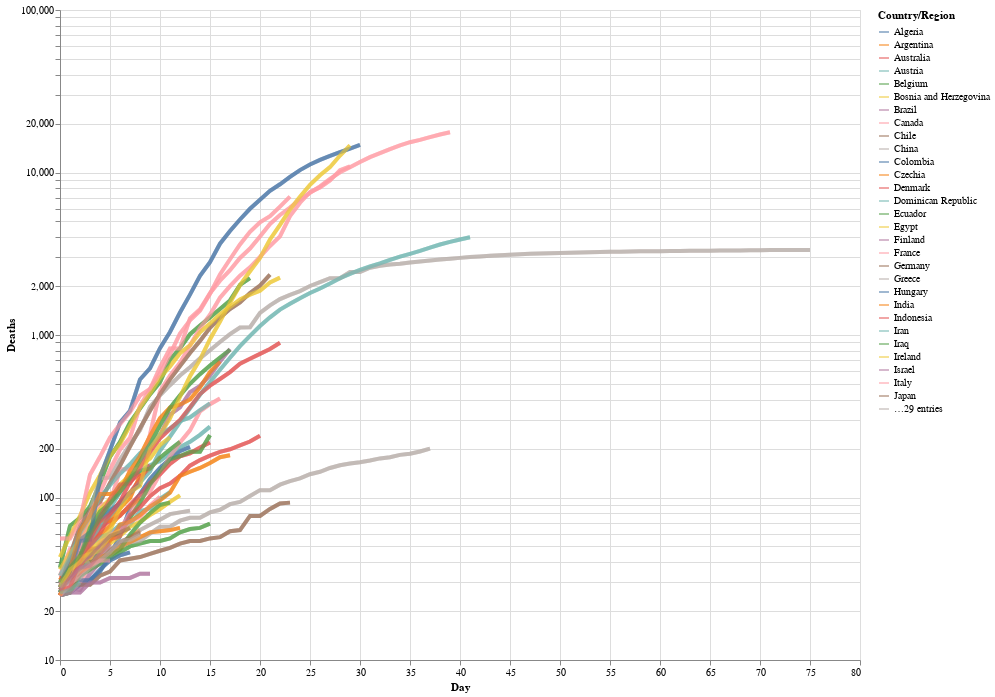

The notebook cell this image was saved under:
### Code cell
# Selection tool
selection = alt.selection_single(fields=['Country/Region'])
# Color change when clicked
color = alt.condition(selection,
                    alt.Color('Country/Region:N'),
                    alt.value('lightgray'))


# Base altair plot 
base = alt.Chart(deaths_long).mark_line(strokeWidth=4, opacity=0.7).encode(
    x=alt.X('Day'),
    y=alt.Y('Deaths', scale=alt.Scale(type='log')),
    color='Country/Region',
    tooltip=['Country/Region', 'Day','Deaths']
).properties(
    width=800,
    height=650
)

# Chart
chart = base.encode(
  color=alt.condition(selection, 'Country/Region:N', alt.value('lightgray'))
).add_selection(
  selection
)

# Overlay
overlay = base.encode(
    color='Country/Region',
  opacity=alt.value(0.5),
  tooltip=['Country/Region:N', 'Name:N']
).transform_filter(
  selection
)

# Sum em up!
chart + overlay

### Figure 1 — Vega-Lite specification as saved in the notebook (floating-point values rounded to 4 significant figures; data arrays with more than 128 entries replaced by an {"elided": "..."} marker saying what was removed)
{"config": {"view": {"continuousWidth": 400, "continuousHeight": 300}}, "layer": [{"mark": {"type": "line", "opacity": 0.7, "strokeWidth": 4}, "encoding": {"color": {"condition": {"type": "nominal", "field": "Country/Region", "selection": "selector002"}, "value": "lightgray"}, "tooltip": [{"type": "nominal", "field": "Country/Region"}, {"type": "quantitative", "field": "Day"}, {"type": "quantitative", "field": "Deaths"}], "x": {"type": "quantitative", "field": "Day"}, "y": {"type": "quantitative", "field": "Deaths", "scale": {"type": "log"}}}, "height": 650, "selection": {"selector002": {"type": "single", "fields": ["Country/Region"]}}, "width": 800}, {"mark": {"type": "line", "opacity": 0.7, "strokeWidth": 4}, "encoding": {"color": {"type": "nominal", "field": "Country/Region"}, "opacity": {"value": 0.5}, "tooltip": [{"type": "nominal", "field": "Country/Region"}, {"type": "nominal", "field": "Name"}], "x": {"type": "quantitative", "field": "Day"}, "y": {"type": "quantitative", "field": "Deaths", "scale": {"type": "log"}}}, "height": 650, "transform": [{"filter": {"selection": "selector002"}}], "width": 800}], "data": {"name": "data-705fdf85bee15db3396a613d0879b254"}, "$schema": "https://vega.github.io/schema/vega-lite/v4.8.1.json", "datasets": {"data-705fdf85bee15db3396a613d0879b254": {"elided": "4524 records"}}}
